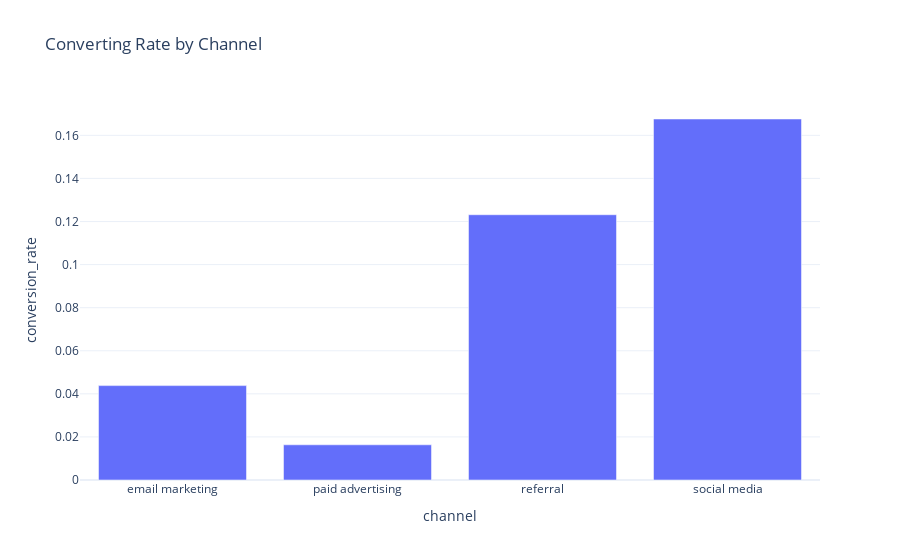

Notebook code for this chart:
### Code cell
conversion_by_channel = data.groupby('channel')['conversion_rate'].mean().reset_index()
#conversion_by_channel

fig = px.bar(conversion_by_channel,
             x='channel',
             y='conversion_rate',
             title='Converting Rate by Channel')
fig.show()

### Figure 1 — Plotly figure (JSON) as saved in the notebook; plotly's stock layout.template omitted (floating-point values rounded to 4 significant figures)
{"data": [{"hovertemplate": "channel=%{x}<br>conversion_rate=%{y}<extra></extra>", "legendgroup": "", "marker": {"color": "#636efa", "pattern": {"shape": ""}}, "name": "", "orientation": "v", "showlegend": false, "textposition": "auto", "type": "bar", "x": ["email marketing", "paid advertising", "referral", "social media"], "xaxis": "x", "y": [0.04382, 0.01634, 0.1231, 0.1676], "yaxis": "y"}], "layout": {"barmode": "relative", "legend": {"tracegroupgap": 0}, "title": {"text": "Converting Rate by Channel"}, "xaxis": {"anchor": "y", "domain": [0, 1], "title": {"text": "channel"}}, "yaxis": {"anchor": "x", "domain": [0, 1], "title": {"text": "conversion_rate"}}}}
